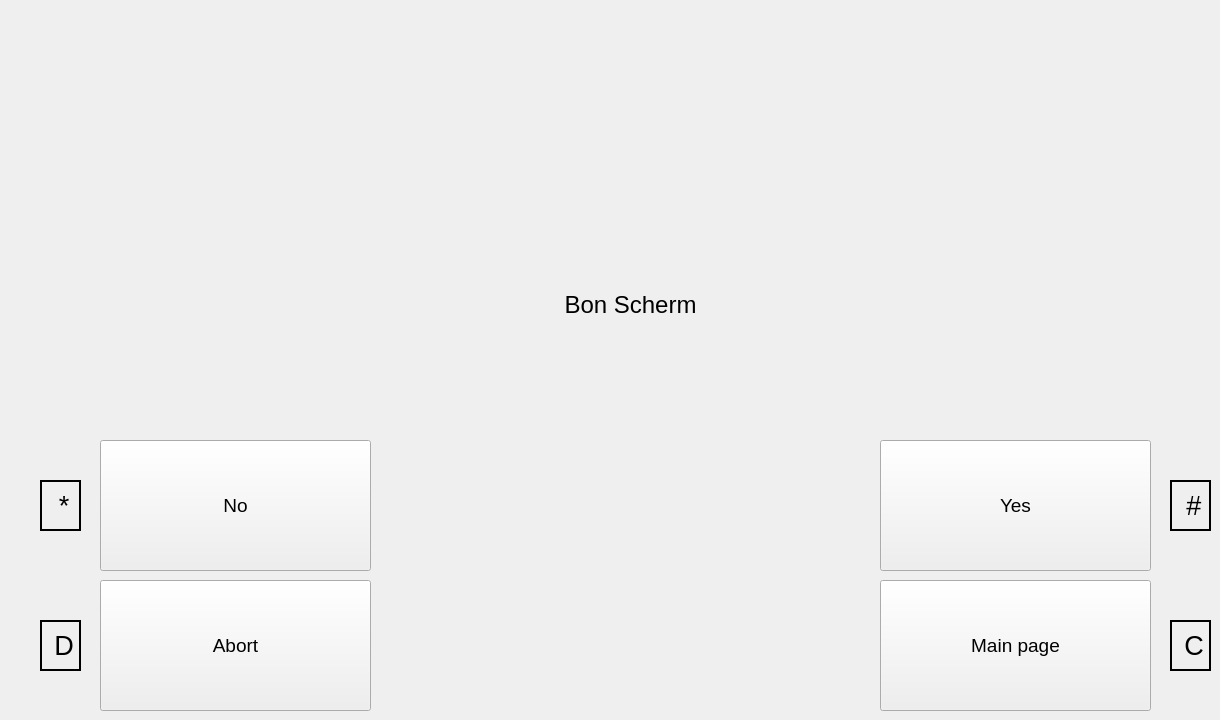
   <widget class="QWidget" name="bonScherm">
    <widget class="QLabel" name="bon_label">
     <property name="geometry">
      <rect>
       <x>530</x>
       <y>270</y>
       <width>201</width>
       <height>71</height>
      </rect>
     </property>
     <property name="font">
      <font>
       <family>MS Shell Dlg 2</family>
       <pointsize>18</pointsize>
      </font>
     </property>
     <property name="text">
      <string>&lt;html&gt;&lt;head/&gt;&lt;body&gt;&lt;p align=&quot;center&quot;&gt;Bon Scherm&lt;/p&gt;&lt;/body&gt;&lt;/html&gt;</string>
     </property>
    </widget>
    <widget class="QPushButton" name="bon_metBon_button">
     <property name="geometry">
      <rect>
       <x>880</x>
       <y>440</y>
       <width>271</width>
       <height>131</height>
      </rect>
     </property>
     <property name="sizePolicy">
      <sizepolicy hsizetype="Expanding" vsizetype="Fixed">
       <horstretch>0</horstretch>
       <verstretch>0</verstretch>
      </sizepolicy>
     </property>
     <property name="font">
      <font>
       <family>MS Shell Dlg 2</family>
       <pointsize>14</pointsize>
      </font>
     </property>
     <property name="text">
      <string>Yes</string>
     </property>
    </widget>
    <widget class="QPushButton" name="bon_zonderBon_button">
     <property name="geometry">
      <rect>
       <x>100</x>
       <y>440</y>
       <width>271</width>
       <height>131</height>
      </rect>
     </property>
     <property name="sizePolicy">
      <sizepolicy hsizetype="Expanding" vsizetype="Fixed">
       <horstretch>0</horstretch>
       <verstretch>0</verstretch>
      </sizepolicy>
     </property>
     <property name="font">
      <font>
       <family>MS Shell Dlg 2</family>
       <pointsize>14</pointsize>
      </font>
     </property>
     <property name="text">
      <string>No</string>
     </property>
    </widget>
    <widget class="QPushButton" name="bon_hoofd_button">
     <property name="geometry">
      <rect>
       <x>880</x>
       <y>580</y>
       <width>271</width>
       <height>131</height>
      </rect>
     </property>
     <property name="sizePolicy">
      <sizepolicy hsizetype="Expanding" vsizetype="Expanding">
       <horstretch>0</horstretch>
       <verstretch>0</verstretch>
      </sizepolicy>
     </property>
     <property name="font">
      <font>
       <family>MS Shell Dlg 2</family>
       <pointsize>14</pointsize>
      </font>
     </property>
     <property name="text">
      <string>Main page</string>
     </property>
    </widget>
    <widget class="QPushButton" name="bon_welkom_button">
     <property name="geometry">
      <rect>
       <x>100</x>
       <y>580</y>
       <width>271</width>
       <height>131</height>
      </rect>
     </property>
     <property name="sizePolicy">
      <sizepolicy hsizetype="Expanding" vsizetype="Expanding">
       <horstretch>0</horstretch>
       <verstretch>0</verstretch>
      </sizepolicy>
     </property>
     <property name="font">
      <font>
       <family>MS Shell Dlg 2</family>
       <pointsize>14</pointsize>
      </font>
     </property>
     <property name="text">
      <string>Abort</string>
     </property>
    </widget>
    <widget class="QLabel" name="bon_logo">
     <property name="geometry">
      <rect>
       <x>30</x>
       <y>20</y>
       <width>211</width>
       <height>201</height>
      </rect>
     </property>
     <property name="text">
      <string/>
     </property>
     <property name="pixmap">
      <pixmap>../../../plaatjes/ANVI_LOGO_200PIX.png</pixmap>
     </property>
     <property name="scaledContents">
      <bool>true</bool>
     </property>
    </widget>
    <widget class="QLabel" name="bon_hoofd_label">
     <property name="geometry">
      <rect>
       <x>1170</x>
       <y>620</y>
       <width>41</width>
       <height>51</height>
      </rect>
     </property>
     <property name="font">
      <font>
       <pointsize>20</pointsize>
      </font>
     </property>
     <property name="frameShape">
      <enum>QFrame::Box</enum>
     </property>
     <property name="frameShadow">
      <enum>QFrame::Plain</enum>
     </property>
     <property name="lineWidth">
      <number>2</number>
     </property>
     <property name="text">
      <string>&lt;html&gt;&lt;head/&gt;&lt;body&gt;&lt;p align=&quot;center&quot;&gt;C&lt;/p&gt;&lt;/body&gt;&lt;/html&gt;</string>
     </property>
    </widget>
    <widget class="QLabel" name="bon_metBon_label">
     <property name="geometry">
      <rect>
       <x>1170</x>
       <y>480</y>
       <width>41</width>
       <height>51</height>
      </rect>
     </property>
     <property name="font">
      <font>
       <pointsize>20</pointsize>
      </font>
     </property>
     <property name="frameShape">
      <enum>QFrame::Box</enum>
     </property>
     <property name="frameShadow">
      <enum>QFrame::Plain</enum>
     </property>
     <property name="lineWidth">
      <number>2</number>
     </property>
     <property name="text">
      <string>&lt;html&gt;&lt;head/&gt;&lt;body&gt;&lt;p align=&quot;center&quot;&gt;#&lt;/p&gt;&lt;/body&gt;&lt;/html&gt;</string>
     </property>
    </widget>
    <widget class="QLabel" name="bon_welkom_label">
     <property name="geometry">
      <rect>
       <x>40</x>
       <y>620</y>
       <width>41</width>
       <height>51</height>
      </rect>
     </property>
     <property name="font">
      <font>
       <pointsize>20</pointsize>
      </font>
     </property>
     <property name="frameShape">
      <enum>QFrame::Box</enum>
     </property>
     <property name="frameShadow">
      <enum>QFrame::Plain</enum>
     </property>
     <property name="lineWidth">
      <number>2</number>
     </property>
     <property name="text">
      <string>&lt;html&gt;&lt;head/&gt;&lt;body&gt;&lt;p align=&quot;center&quot;&gt;D&lt;/p&gt;&lt;/body&gt;&lt;/html&gt;</string>
     </property>
    </widget>
    <widget class="QLabel" name="bon_zonderBon_label">
     <property name="geometry">
      <rect>
       <x>40</x>
       <y>480</y>
       <width>41</width>
       <height>51</height>
      </rect>
     </property>
     <property name="font">
      <font>
       <pointsize>20</pointsize>
      </font>
     </property>
     <property name="frameShape">
      <enum>QFrame::Box</enum>
     </property>
     <property name="frameShadow">
      <enum>QFrame::Plain</enum>
     </property>
     <property name="lineWidth">
      <number>2</number>
     </property>
     <property name="text">
      <string>&lt;html&gt;&lt;head/&gt;&lt;body&gt;&lt;p align=&quot;center&quot;&gt;*&lt;/p&gt;&lt;/body&gt;&lt;/html&gt;</string>
     </property>
    </widget>
   </widget>
